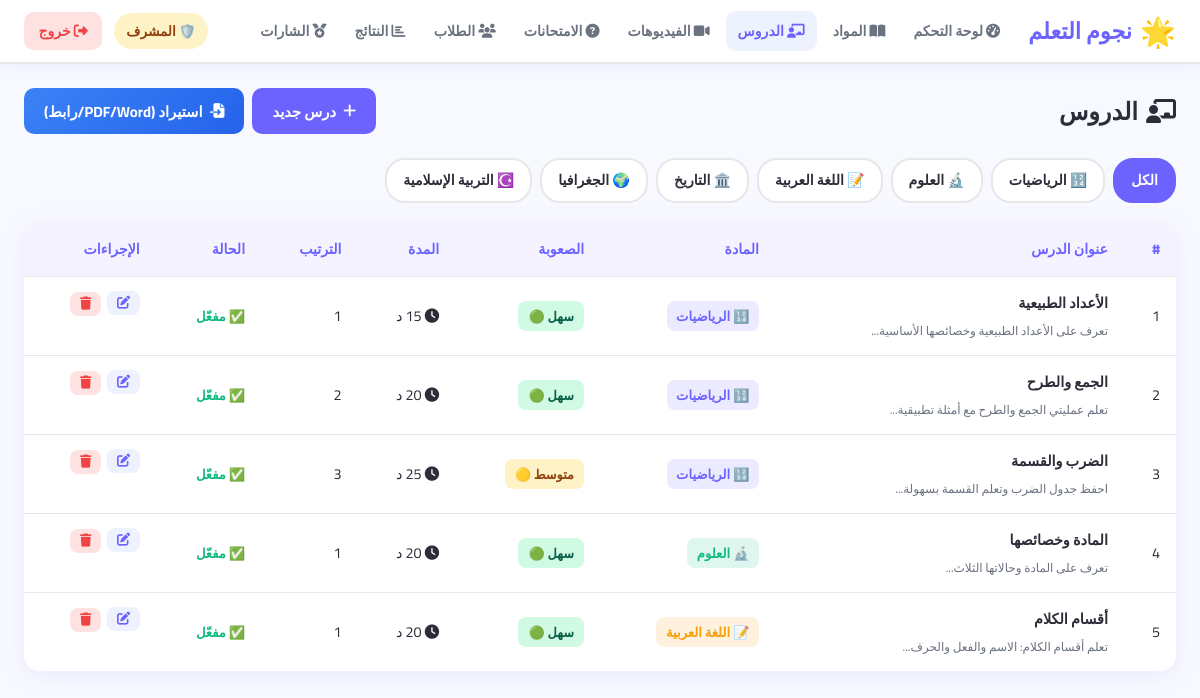
The page /admin/lessons (signed in) on the database its author committed.
### app/models.py (models this page shows, shortened)
class Subject(db.Model):
    __tablename__ = 'subjects'
    id          = db.Column(db.Integer, primary_key=True)
    name        = db.Column(db.String(100), nullable=False)
    name_ar     = db.Column(db.String(100))
    description = db.Column(db.Text)
    icon        = db.Column(db.String(10), default='📚')
    color       = db.Column(db.String(20), default='#4F46E5')
    bg_color    = db.Column(db.String(20), default='#EEF2FF')
    order       = db.Column(db.Integer, default=0)
    is_active   = db.Column(db.Boolean, default=True)
    created_at  = db.Column(db.DateTime, default=datetime.utcnow)
    lessons = db.relationship('Lesson', backref='subject', lazy='dynamic', cascade='all, delete-orphan')
    quizzes = db.relationship('Quiz',   backref='subject', lazy='dynamic', cascade='all, delete-orphan')
    videos  = db.relationship('Video',  backref='subject', lazy='dynamic', cascade='all, delete-orphan')

class Lesson(db.Model):
    __tablename__ = 'lessons'
    id          = db.Column(db.Integer, primary_key=True)
    title       = db.Column(db.String(200), nullable=False)
    content     = db.Column(db.Text, nullable=False)
    summary     = db.Column(db.Text)
    subject_id  = db.Column(db.Integer, db.ForeignKey('subjects.id'), nullable=False)
    order       = db.Column(db.Integer, default=0)
    duration    = db.Column(db.Integer, default=15)
    difficulty  = db.Column(db.String(20), default='easy')
    image       = db.Column(db.String(200))
    is_active   = db.Column(db.Boolean, default=True)
    created_at  = db.Column(db.DateTime, default=datetime.utcnow)
    updated_at  = db.Column(db.DateTime, default=datetime.utcnow, onupdate=datetime.utcnow)
    progress = db.relationship('LessonProgress', backref='lesson', lazy='dynamic', cascade='all, delete-orphan')
    def get_difficulty_label(self):
        return {'easy':('سهل','🟢'),'medium':('متوسط','🟡'),'hard':('صعب','🔴')}.get(self.difficulty,('سهل','🟢'))

### app/admin/routes.py (the view)
@admin.route('/lessons')
@admin_required
def lessons():
    sid = request.args.get('subject_id', type=int)
    q = Lesson.query
    if sid: q = q.filter_by(subject_id=sid)
    return render_template('admin/lessons.html', lessons=q.order_by(Lesson.subject_id,Lesson.order).all(),
                           subjects=Subject.query.filter_by(is_active=True).all(), selected_subject=sid)

### app/admin/routes.py (called while the page is built)
def admin_required(f):
    @wraps(f)
    def decorated(*args, **kwargs):
        if not current_user.is_authenticated or not current_user.is_admin():
            flash('ليس لديك صلاحية الوصول', 'danger')
            return redirect(url_for('student.dashboard'))
        return f(*args, **kwargs)
    return login_required(decorated)

### app/models.py (called while the page is built)
@login_manager.user_loader
def load_user(user_id):
    return User.query.get(int(user_id))

    def is_admin(self):          return self.role == 'admin'

### templates/admin/lessons.html (shortened to what this page needs)
{% extends "base.html" %}
{% block content %}
<div class="admin-page">
  <div class="admin-header">
    <h1><i class="fas fa-chalkboard-teacher"></i> الدروس</h1>
    <div style="display:flex;gap:.5rem;flex-wrap:wrap;">
      <a href="{{ url_for('admin.add_lesson') }}" class="btn-add">
        <i class="fas fa-plus"></i> درس جديد
      </a>
      <a href="{{ url_for('admin.import_lesson') }}" class="btn-add" style="background:linear-gradient(135deg,#3B82F6,#2563EB);">
        <i class="fas fa-file-import"></i> استيراد (PDF/Word/رابط)
      </a>
    </div>
  </div>
  <div class="filter-bar">
    <a href="{{ url_for('admin.lessons') }}" class="filter-btn {% if not selected_subject %}active{% endif %}">الكل</a>
    {% for s in subjects %}
    <a href="{{ url_for('admin.lessons', subject_id=s.id) }}"
       class="filter-btn {% if selected_subject == s.id %}active{% endif %}">
      {{ s.icon }} {{ s.name_ar or s.name }}
    </a>
    {% endfor %}
  </div>
  <div class="admin-table-wrap">
    <table class="admin-table">
      <thead>
        <tr>
          <th>#</th>
          <th>عنوان الدرس</th>
          <th>المادة</th>
          <th>الصعوبة</th>
          <th>المدة</th>
          <th>الترتيب</th>
          <th>الحالة</th>
          <th>الإجراءات</th>
        </tr>
      </thead>
      <tbody>
        {% for l in lessons %}
        {% set lbl = l.get_difficulty_label() %}
        <tr>
          <td>{{ loop.index }}</td>
          <td>
            <strong>{{ l.title }}</strong>
            {% if l.summary %}<br><small class="text-muted">{{ l.summary[:60] }}...</small>{% endif %}
          </td>
          <td>
            <span class="subject-tag" style="background:{{ l.subject.color }}22; color:{{ l.subject.color }}">
              {{ l.subject.icon }} {{ l.subject.name_ar or l.subject.name }}
            </span>
          </td>
          <td><span class="diff-badge diff-{{ l.difficulty }}">{{ lbl[0] }} {{ lbl[1] }}</span></td>
          <td><i class="fas fa-clock"></i> {{ l.duration }} د</td>
          <td>{{ l.order }}</td>
          <td>
            <span class="status-dot {% if l.is_active %}active{% else %}inactive{% endif %}">
              {% if l.is_active %}✅ مفعّل{% else %}❌ معطّل{% endif %}
            </span>
          </td>
          <td class="actions-cell">
            <a href="{{ url_for('admin.edit_lesson', lid=l.id) }}" class="btn-edit sm">
              <i class="fas fa-edit"></i>
            </a>
            <form method="POST" action="{{ url_for('admin.delete_lesson', lid=l.id) }}"
                  style="display:inline" onsubmit="return confirm('حذف هذا الدرس؟')">
              <button type="submit" class="btn-delete sm"><i class="fas fa-trash"></i></button>
            </form>
          </td>
        </tr>
        {% else %}
        <tr><td colspan="8" class="text-center">لا توجد دروس بعد</td></tr>
        {% endfor %}
      </tbody>
    </table>
  </div>
</div>
{% endblock %}

### app/static/css/style.css (style rules this page uses)
:root { --primary: #6C63FF; --primary-d: #5549E0; --secondary: #FF6584; --success: #10B981; --warning: #F59E0B; --danger: #EF4444; --info: #3B82F6; --dark: #1E1E2E; --text: #2D2D3A; --text-light: #6B7280; --border: #E5E7EB; --bg: #F8F9FF; --white: #FFFFFF; --nav-h: 64px; --radius: 16px; --shadow: 0 4px 24px rgba(108,99,255,.10); --shadow-lg: 0 8px 40px rgba(108,99,255,.18); --font: 'Cairo', 'Tajawal', sans-serif; }
*, *::before, *::after { box-sizing: border-box; margin: 0; padding: 0; }
html { scroll-behavior: smooth; }
body { font-family: var(--font); background: var(--bg); color: var(--text); direction: rtl; min-height: 100vh; }
a { text-decoration: none; color: inherit; }
button { cursor: pointer; font-family: var(--font); }
.diff-badge { padding: .2rem .65rem; border-radius: 8px; font-size: .78rem; font-weight: 700; }
.diff-easy { background: #D1FAE5; color: #065F46; }
.diff-medium { background: #FEF3C7; color: #92400E; }
.filter-bar { display: flex; gap: .5rem; flex-wrap: wrap; margin-bottom: 1.25rem; }
.filter-btn { padding: .45rem 1rem; border-radius: 20px; font-weight: 700; font-size: .88rem; border: 2px solid var(--border); background: var(--white); transition: all .2s; }
.filter-btn.active { background: var(--primary); color: #fff; border-color: var(--primary); }
.admin-header { display: flex; align-items: center; justify-content: space-between; flex-wrap: wrap; gap: 1rem; margin-bottom: 1.5rem; }
.admin-header h1 { font-size: 1.5rem; font-weight: 900; display: flex; align-items: center; gap: .5rem; }
.admin-table-wrap { background: var(--white); border-radius: var(--radius); box-shadow: var(--shadow); overflow: hidden; }
.admin-table { width: 100%; border-collapse: collapse; font-size: .9rem; }
.admin-table thead tr { background: #F5F3FF; }
.admin-table th { padding: .85rem 1rem; text-align: right; font-weight: 800; font-size: .88rem; color: var(--primary); }
.admin-table td { padding: .75rem 1rem; border-top: 1px solid var(--border); vertical-align: middle; }
.actions-cell { display: flex; gap: .4rem; align-items: center; }
.text-muted { color: var(--text-light); }
.status-dot { font-size: .82rem; font-weight: 700; }
.status-dot.active { color: var(--success); }
.subject-tag { border-radius: 8px; padding: .2rem .6rem; font-size: .82rem; font-weight: 700; }
.diff-badge, .q-count-badge, .pass-badge, .pts-tag, .level-badge-sm { display: inline-block; padding: .2rem .65rem; border-radius: 8px; font-size: .8rem; font-weight: 700; }
.btn-add { display: flex; align-items: center; gap: .45rem; background: var(--primary); color: #fff; border-radius: 10px; padding: .6rem 1.25rem; font-weight: 700; font-size: .92rem; transition: background .2s, transform .15s; }
.btn-edit, .btn-view, .btn-delete, .btn-toggle, .btn-sm { display: inline-flex; align-items: center; justify-content: center; gap: .3rem; border-radius: 8px; padding: .45rem .85rem; font-weight: 700; font-size: .85rem; border: none; font-family: var(--font); transition: all .2s; }
.btn-edit { background: #EEF2FF; color: var(--primary); }
.btn-delete { background: #FEE2E2; color: var(--danger); }
.btn-edit.sm, .btn-view.sm, .btn-delete.sm, .btn-toggle.sm { padding: .35rem .6rem; font-size: .82rem; }

### app/static/css/adhd.css (style rules this page uses)
:root { --adhd-bg: #F7F8FF; --adhd-surface: #FFFFFF; --adhd-primary: #6C63FF; --adhd-primary-s: #EEF2FF; --adhd-success: #10B981; --adhd-success-s: #D1FAE5; --adhd-warning: #F59E0B; --adhd-warning-s: #FEF3C7; --adhd-danger: #EF4444; --adhd-text: #1A1A2E; --adhd-muted: #64748B; --adhd-border: #E2E8F0; --adhd-shadow: 0 2px 16px rgba(108,99,255,.08); --adhd-shadow-lg: 0 8px 32px rgba(108,99,255,.15); --adhd-radius: 18px; --adhd-transition: .25s cubic-bezier(.4,0,.2,1); --streak-fire: #FF6B35; --streak-cold: #94A3B8; --xp-color: linear-gradient(90deg, #6C63FF, #A78BFA, #F472B6); --fs-sm: 14px; --fs-md: 16px; --fs-lg: 18px; --fs-xl: 22px; --fs-2xl: 28px; --fs-3xl: 36px; }

### rows shown on the page
Subject: icon "🔢", name_ar "الرياضيات"
Subject: icon "🔬", name_ar "العلوم"
Subject: icon "📝", name_ar "اللغة العربية"
Subject: icon "🏛️", name_ar "التاريخ"
Subject: icon "🌍", name_ar "الجغرافيا"
Subject: icon "☪️", name_ar "التربية الإسلامية"
Lesson: title "الأعداد الطبيعية", summary "تعرف على الأعداد الطبيعية وخصائصها الأساسية", subject.icon "🔢", subject "الرياضيات", lbl "سهل", lbl "🟢", order "1", is_active "✅ مفعّل"
Lesson: title "الجمع والطرح", summary "تعلم عمليتي الجمع والطرح مع أمثلة تطبيقية", subject.icon "🔢", subject "الرياضيات", lbl "سهل", lbl "🟢", order "2", is_active "✅ مفعّل"
Lesson: title "الضرب والقسمة", summary "احفظ جدول الضرب وتعلم القسمة بسهولة", subject.icon "🔢", subject "الرياضيات", lbl "متوسط", lbl "🟡", order "3", is_active "✅ مفعّل"
Lesson: title "المادة وخصائصها", summary "تعرف على المادة وحالاتها الثلاث", subject.icon "🔬", subject "العلوم", lbl "سهل", lbl "🟢", order "1", is_active "✅ مفعّل"
Lesson: title "أقسام الكلام", summary "تعلم أقسام الكلام: الاسم والفعل والحرف", subject.icon "📝", subject "اللغة العربية", lbl "سهل", lbl "🟢", order "1", is_active "✅ مفعّل"
